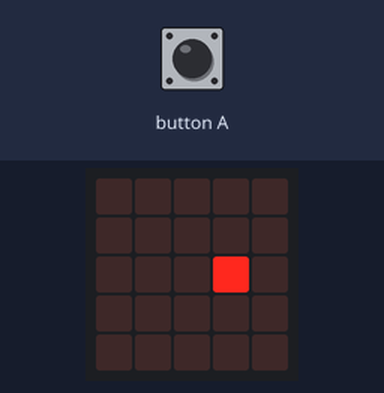
This program was run on a simulated BBC micro:bit (MakeCode). On the bench: the board's 5×5 LED display. The inputs (shaded band) are chosen by the test bench.

Above: at 1.26 s.
1.3 s: button A pressed 2 times (0.12 s each, 0.3 s apart)
At 1.37 s:
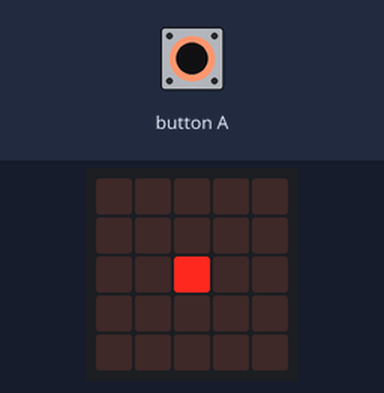
At 2.0 s:
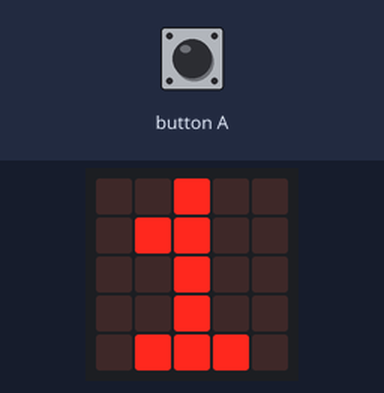
3.4 s: button A pressed for 0.15 s
At 3.9 s:
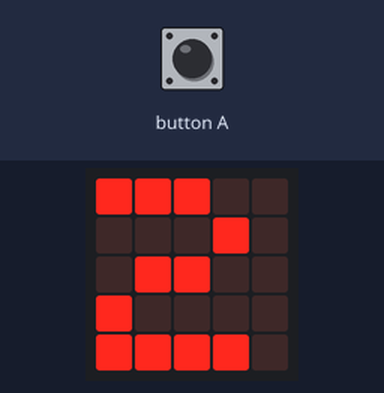

The program:

main.ts
```typescript
input.onButtonPressed(Button.A, function () {
    contador = contador + 1
    if (sprite.get(LedSpriteProperty.X) == 2) {
        basic.showNumber(contador)
        basic.pause(1000)
        contador = 0
    }
})
let sprite: game.LedSprite = null
let contador = 0
contador = 0
sprite = game.createSprite(2, 2)
basic.forever(function () {
    sprite.move(1)
    sprite.ifOnEdgeBounce()
    basic.pause(100)
})
```

test.ts
```typescript
// aquí va el archivo "tests"; esto no se compilará cuando este paquete se utilice como una extensión.
```

Measured:
- after the input at 1.3 s, the display: first differs from a run without the input after 0.12 s (image 2)
- after the input at 3.4 s, the display: first differs from a run without the input after 0.15 s (image 3)
- what the display in image 3 shows lasts 0.7 s, from 3.6 s to 4.3 s
